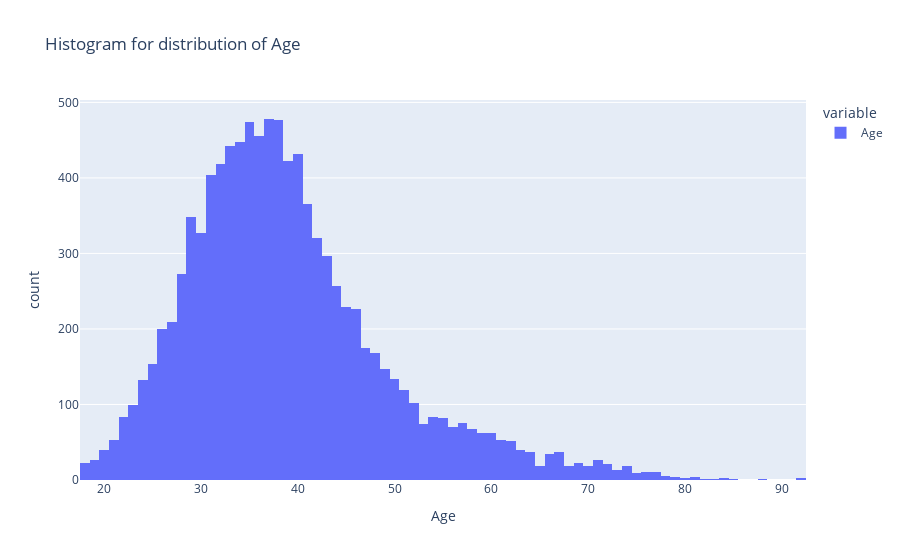
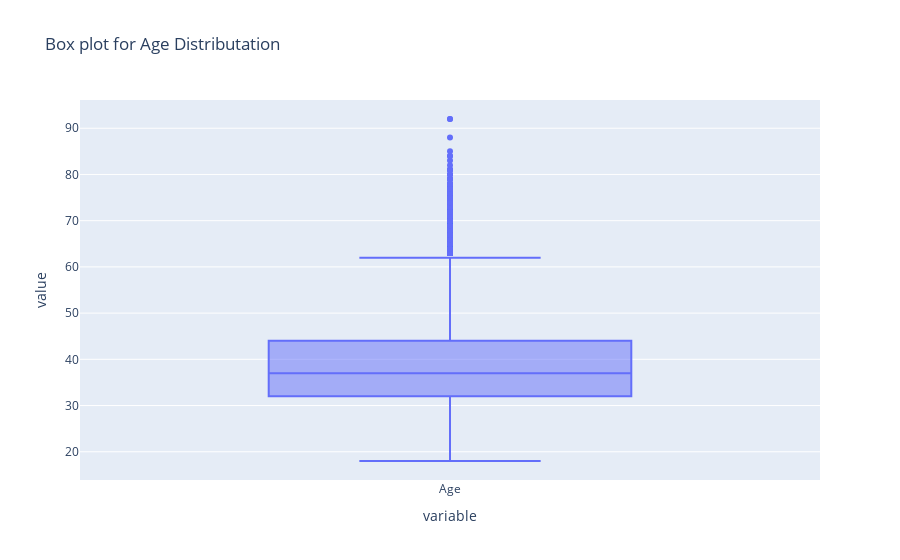

Write notebook code for charts like these, in order.
### Code cell
# ii. Age
#the below histogram shows normal distributation of data as it does not have a long tail
fig22=pe.histogram(df["Age"], title= "Histogram for distribution of Age")
fig22_2=pe.box(df["Age"], title= "Box plot for Age Distributation")
fig22.update_xaxes(title_text="Age")
fig22.show()
fig22_2.show()

### Figure 1 — Plotly figure (JSON) as saved in the notebook; plotly's stock layout.template omitted (floating-point values rounded to 4 significant figures; data arrays with more than 128 entries replaced by an {"elided": "..."} marker saying what was removed)
{"data": [{"alignmentgroup": "True", "bingroup": "x", "hovertemplate": "variable=Age<br>value=%{x}<br>count=%{y}<extra></extra>", "legendgroup": "Age", "marker": {"color": "#636efa", "pattern": {"shape": ""}}, "name": "Age", "offsetgroup": "Age", "orientation": "v", "showlegend": true, "type": "histogram", "x": {"elided": "10000 int values"}, "xaxis": "x", "yaxis": "y"}], "layout": {"barmode": "relative", "legend": {"title": {"text": "variable"}, "tracegroupgap": 0}, "title": {"text": "Histogram for distribution of Age"}, "xaxis": {"anchor": "y", "domain": [0, 1], "title": {"text": "Age"}}, "yaxis": {"anchor": "x", "domain": [0, 1], "title": {"text": "count"}}}}

### Figure 2 — Plotly figure (JSON) as saved in the notebook; plotly's stock layout.template omitted (floating-point values rounded to 4 significant figures; data arrays with more than 128 entries replaced by an {"elided": "..."} marker saying what was removed)
{"data": [{"alignmentgroup": "True", "hovertemplate": "variable=%{x}<br>value=%{y}<extra></extra>", "legendgroup": "", "marker": {"color": "#636efa"}, "name": "", "notched": false, "offsetgroup": "", "orientation": "v", "showlegend": false, "type": "box", "x": {"elided": "10000 str values"}, "x0": " ", "xaxis": "x", "y": {"elided": "10000 int values"}, "y0": " ", "yaxis": "y"}], "layout": {"boxmode": "group", "legend": {"tracegroupgap": 0}, "title": {"text": "Box plot for Age Distributation"}, "xaxis": {"anchor": "y", "domain": [0, 1], "title": {"text": "variable"}}, "yaxis": {"anchor": "x", "domain": [0, 1], "title": {"text": "value"}}}}
